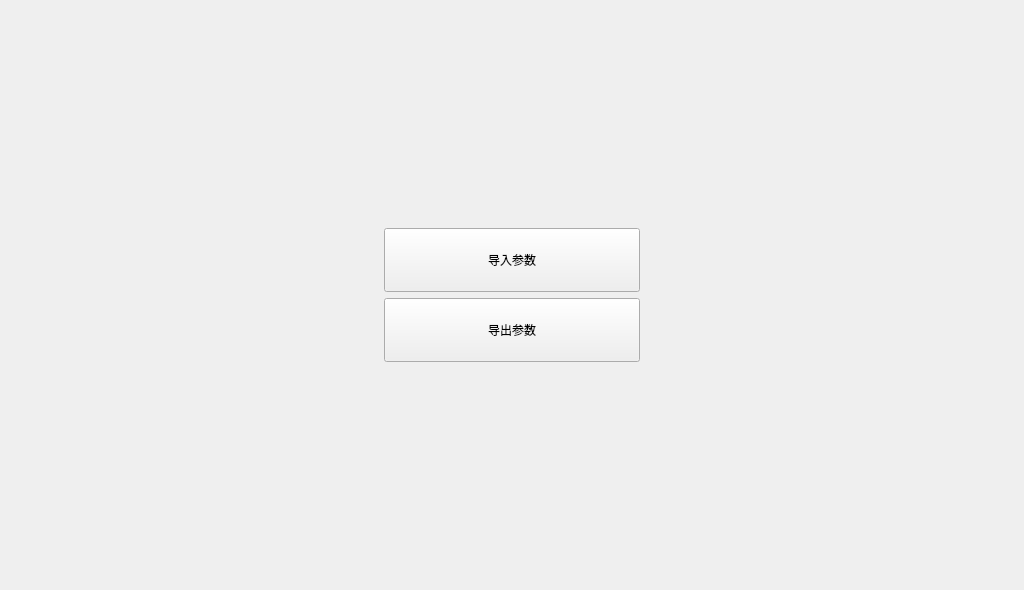
<?xml version="1.0" encoding="UTF-8"?>
<ui version="4.0">
 <class>FormMenuHSetPBak</class>
 <widget class="QWidget" name="FormMenuHSetPBak">
  <property name="geometry">
   <rect>
    <x>0</x>
    <y>0</y>
    <width>1024</width>
    <height>590</height>
   </rect>
  </property>
  <property name="windowTitle">
   <string>FormMenuHSetPBak</string>
  </property>
  <layout class="QGridLayout" name="gridLayout">
   <item row="1" column="0">
    <widget class="QPushButton" name="btn_import">
     <property name="sizePolicy">
      <sizepolicy hsizetype="Fixed" vsizetype="Fixed">
       <horstretch>0</horstretch>
       <verstretch>0</verstretch>
      </sizepolicy>
     </property>
     <property name="minimumSize">
      <size>
       <width>256</width>
       <height>64</height>
      </size>
     </property>
     <property name="text">
      <string>导入参数</string>
     </property>
    </widget>
   </item>
   <item row="2" column="0">
    <widget class="QPushButton" name="btn_export">
     <property name="sizePolicy">
      <sizepolicy hsizetype="Fixed" vsizetype="Fixed">
       <horstretch>0</horstretch>
       <verstretch>0</verstretch>
      </sizepolicy>
     </property>
     <property name="minimumSize">
      <size>
       <width>256</width>
       <height>64</height>
      </size>
     </property>
     <property name="text">
      <string>导出参数</string>
     </property>
    </widget>
   </item>
   <item row="0" column="0">
    <spacer name="verticalSpacer">
     <property name="orientation">
      <enum>Qt::Vertical</enum>
     </property>
     <property name="sizeHint" stdset="0">
      <size>
       <width>20</width>
       <height>40</height>
      </size>
     </property>
    </spacer>
   </item>
   <item row="3" column="0">
    <spacer name="verticalSpacer_2">
     <property name="orientation">
      <enum>Qt::Vertical</enum>
     </property>
     <property name="sizeHint" stdset="0">
      <size>
       <width>20</width>
       <height>40</height>
      </size>
     </property>
    </spacer>
   </item>
  </layout>
 </widget>
 <resources/>
 <connections/>
</ui>
